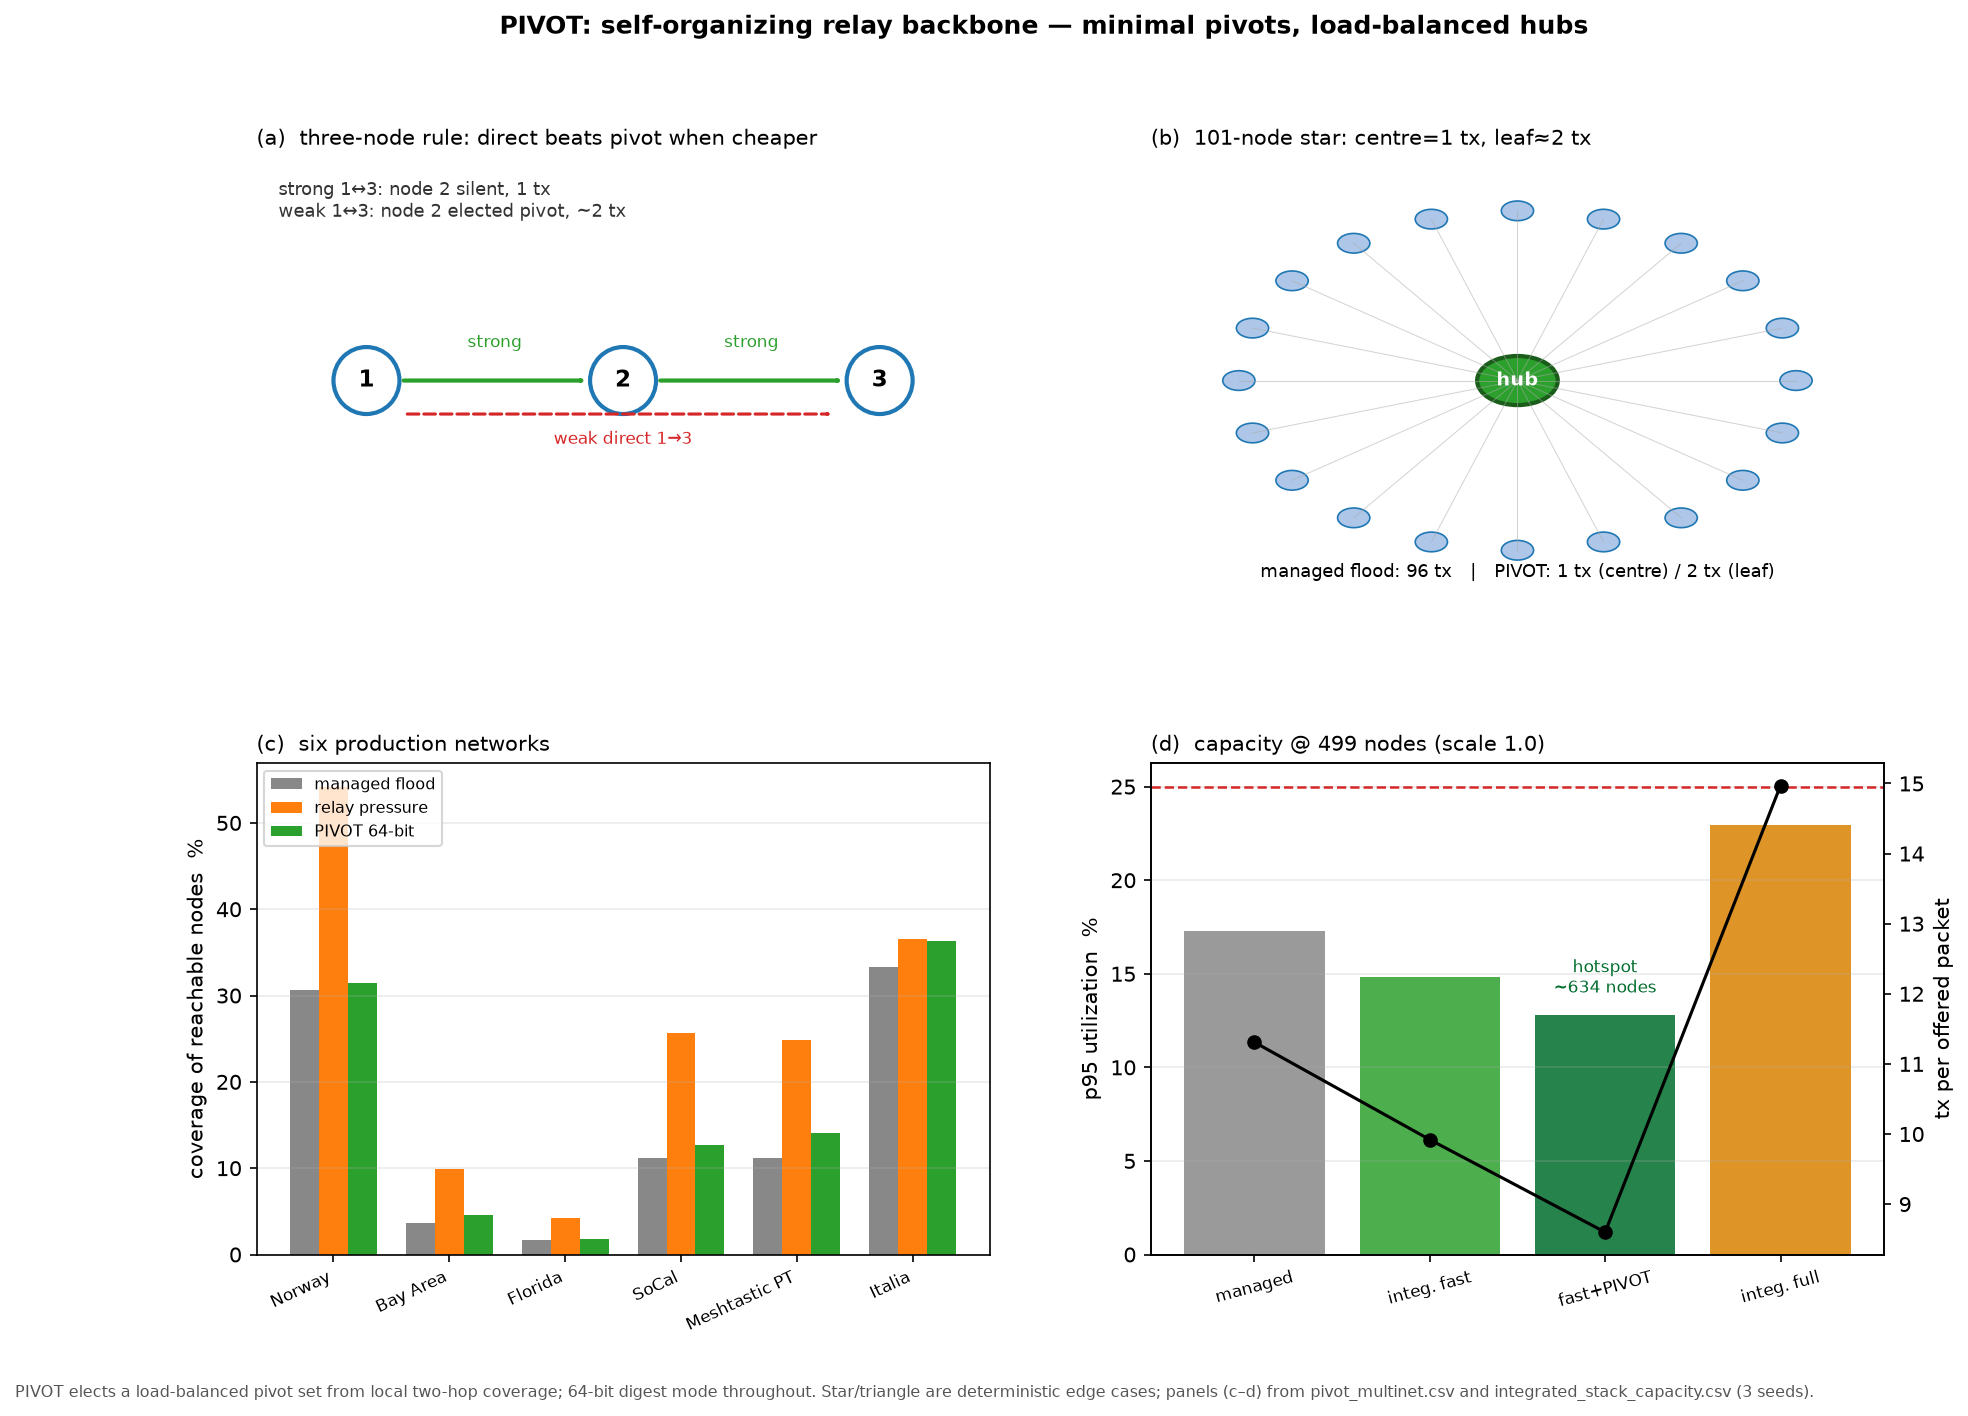

The script that saved this image:
"""Figure 17: PIVOT self-organizing relay backbone."""
import csv

import matplotlib
matplotlib.use("Agg")
import matplotlib.pyplot as plt
from matplotlib.patches import Circle, FancyArrowPatch, FancyBboxPatch

# --- panel (a): three-node rule ---
fig = plt.figure(figsize=(14, 9.5))
gs = fig.add_gridspec(2, 2, height_ratios=[1, 1.1], hspace=0.34, wspace=0.22)

ax0 = fig.add_subplot(gs[0, 0])
ax0.set_xlim(0, 10)
ax0.set_ylim(0, 6)
ax0.axis("off")
ax0.set_title("(a)  three-node rule: direct beats pivot when cheaper", loc="left", fontsize=10)

def node(ax, x, y, label, color="#1f77b4"):
    ax.add_patch(Circle((x, y), 0.45, fc="white", ec=color, lw=2))
    ax.text(x, y, label, ha="center", va="center", fontsize=11, fontweight="bold")

node(ax0, 1.5, 3, "1")
node(ax0, 5, 3, "2")
node(ax0, 8.5, 3, "3")
for x1, x2, lbl, col in ((1.95, 4.55, "strong", "#2ca02c"), (5.45, 8.05, "strong", "#2ca02c")):
    ax0.add_patch(FancyArrowPatch((x1, 3), (x2, 3), arrowstyle="-|>", color=col, lw=2))
    ax0.text((x1+x2)/2, 3.45, lbl, ha="center", fontsize=8, color=col)
ax0.add_patch(FancyArrowPatch((2.0, 2.55), (7.9, 2.55), arrowstyle="-|>",
                              color="#d62728", lw=1.5, ls="--"))
ax0.text(5, 2.15, "weak direct 1\u21923", ha="center", fontsize=8, color="#d62728")
ax0.text(0.3, 5.2, "strong 1\u21943: node 2 silent, 1 tx\n"
         "weak 1\u21943: node 2 elected pivot, ~2 tx", fontsize=8.5, color="#333")

# --- panel (b): 101-node star ---
ax1 = fig.add_subplot(gs[0, 1])
ax1.set_xlim(0, 10)
ax1.set_ylim(0, 10)
ax1.axis("off")
ax1.set_title("(b)  101-node star: centre=1 tx, leaf\u22482 tx", loc="left", fontsize=10)
ax1.add_patch(Circle((5, 5), 0.55, fc="#2ca02c", ec="#1a5c1a", lw=2))
ax1.text(5, 5, "hub", ha="center", va="center", fontsize=9, color="white", fontweight="bold")
for ang in range(0, 360, 18):
    import math
    r = 3.8
    x = 5 + r * math.cos(math.radians(ang))
    y = 5 + r * math.sin(math.radians(ang))
    ax1.add_patch(Circle((x, y), 0.22, fc="#aec7e8", ec="#1f77b4", lw=0.8))
    ax1.plot([5, x], [5, y], color="#aaa", lw=0.5, alpha=0.5)
ax1.text(5, 0.6, "managed flood: 96 tx   |   PIVOT: 1 tx (centre) / 2 tx (leaf)",
         ha="center", fontsize=8.5)

# --- panel (c): six-network scorecard ---
ax2 = fig.add_subplot(gs[1, 0])
rows = list(csv.DictReader(open("pivot_multinet.csv")))
networks = ["norway", "bay-area", "florida", "socal", "meshtastic-pt", "italia"]
labels = ["Norway", "Bay Area", "Florida", "SoCal", "Meshtastic PT", "Italia"]
protos = ["managed flood", "relay pressure", "PIVOT 64-bit"]
colors = {"managed flood": "#888", "relay pressure": "#ff7f0e", "PIVOT 64-bit": "#2ca02c"}
x = range(len(networks))
w = 0.25
for i, proto in enumerate(protos):
    vals = []
    for net in networks:
        r = next(row for row in rows if row["network"] == net and row["proto"] == proto)
        vals.append(float(r["cover_reachable"]))
    ax2.bar([xi + (i - 1) * w for xi in x], vals, w, label=proto, color=colors[proto])
ax2.set_xticks(list(x))
ax2.set_xticklabels(labels, rotation=25, ha="right", fontsize=8)
ax2.set_ylabel("coverage of reachable nodes  %")
ax2.legend(fontsize=7.5, loc="upper left")
ax2.grid(alpha=0.25, axis="y")
ax2.set_title("(c)  six production networks", loc="left", fontsize=10)

# --- panel (d): capacity tradeoff ---
ax3 = fig.add_subplot(gs[1, 1])
cap = list(csv.DictReader(open("integrated_stack_capacity.csv")))
scale1 = [r for r in cap if float(r["scale"]) == 1.0]
names = [r["policy"] for r in scale1]
p95 = [float(r["p95_util"]) for r in scale1]
tx = [float(r["tx_per_offered"]) for r in scale1]
cols = ["#888", "#2ca02c", "#006d2c", "#d98200"]
ax3b = ax3.twinx()
bars = ax3.bar(range(len(names)), p95, color=cols, alpha=0.85)
ax3b.plot(range(len(names)), tx, "ko-", lw=1.5, ms=6)
ax3.set_xticks(range(len(names)))
ax3.set_xticklabels(["managed", "integ. fast", "fast+PIVOT", "integ. full"],
                    fontsize=8, rotation=15)
ax3.axhline(25, color="#d62728", ls="--", lw=1.2)
ax3.set_ylabel("p95 utilization  %")
ax3b.set_ylabel("tx per offered packet")
ax3.set_title("(d)  capacity @ 499 nodes (scale 1.0)", loc="left", fontsize=10)
ax3.text(2, p95[2] + 1.2, f"hotspot\n~634 nodes", ha="center", fontsize=8, color="#006d2c")
ax3.grid(alpha=0.25, axis="y")

fig.suptitle("PIVOT: self-organizing relay backbone \u2014 minimal pivots, load-balanced hubs",
             fontsize=12, fontweight="bold", y=0.98)
fig.text(0.01, 0.01,
         "PIVOT elects a load-balanced pivot set from local two-hop coverage; 64-bit digest mode "
         "throughout. Star/triangle are deterministic edge cases; panels (c\u2013d) from "
         "pivot_multinet.csv and integrated_stack_capacity.csv (3 seeds).",
         fontsize=7.5, color="#555")
fig.savefig("fig_pivot.png", dpi=150, bbox_inches="tight")
print("wrote fig_pivot.png")
